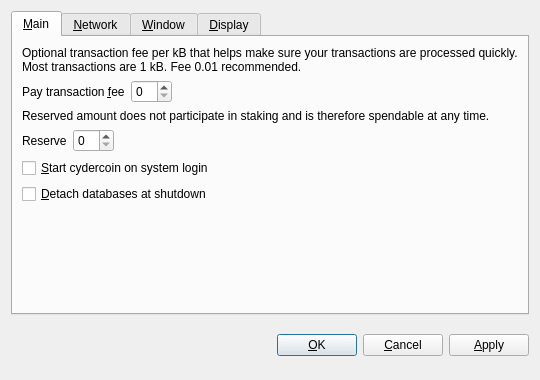
<?xml version="1.0" encoding="UTF-8"?>
<ui version="4.0">
 <class>OptionsDialog</class>
 <widget class="QDialog" name="OptionsDialog">
  <property name="geometry">
   <rect>
    <x>0</x>
    <y>0</y>
    <width>540</width>
    <height>380</height>
   </rect>
  </property>
  <property name="windowTitle">
   <string>Options</string>
  </property>
  <property name="modal">
   <bool>true</bool>
  </property>
  <layout class="QVBoxLayout" name="verticalLayout">
   <item>
    <widget class="QTabWidget" name="tabWidget">
     <property name="tabPosition">
      <enum>QTabWidget::North</enum>
     </property>
     <property name="currentIndex">
      <number>0</number>
     </property>
     <widget class="QWidget" name="tabMain">
      <attribute name="title">
       <string>&amp;Main</string>
      </attribute>
      <layout class="QVBoxLayout" name="verticalLayout_Main">
       <item>
        <widget class="QLabel" name="transactionFeeInfoLabel">
         <property name="text">
          <string>Optional transaction fee per kB that helps make sure your transactions are processed quickly. Most transactions are 1 kB. Fee 0.01 recommended.</string>
         </property>
         <property name="textFormat">
          <enum>Qt::PlainText</enum>
         </property>
         <property name="wordWrap">
          <bool>true</bool>
         </property>
        </widget>
       </item>
       <item>
        <layout class="QHBoxLayout" name="horizontalLayoutFee">
         <item>
          <widget class="QLabel" name="transactionFeeLabel">
           <property name="text">
            <string>Pay transaction &amp;fee</string>
           </property>
           <property name="textFormat">
            <enum>Qt::PlainText</enum>
           </property>
           <property name="buddy">
            <cstring>transactionFee</cstring>
           </property>
          </widget>
         </item>
         <item>
          <widget class="BitcoinAmountField" name="transactionFee"/>
         </item>
         <item>
          <spacer name="horizontalSpacerFee">
           <property name="orientation">
            <enum>Qt::Horizontal</enum>
           </property>
           <property name="sizeHint" stdset="0">
            <size>
             <width>40</width>
             <height>20</height>
            </size>
           </property>
          </spacer>
         </item>
        </layout>
       </item>
       <item>
        <widget class="QLabel" name="reserveBalanceInfoLabel">
         <property name="text">
          <string>Reserved amount does not participate in staking and is therefore spendable at any time.</string>
         </property>
         <property name="textFormat">
          <enum>Qt::PlainText</enum>
         </property>
         <property name="wordWrap">
          <bool>true</bool>
         </property>
        </widget>
       </item>
       <item>
        <layout class="QHBoxLayout" name="horizontalLayoutReserveBalance">
         <item>
          <widget class="QLabel" name="reserveBalanceLabel">
           <property name="text">
            <string>Reserve</string>
           </property>
           <property name="textFormat">
            <enum>Qt::PlainText</enum>
           </property>
           <property name="buddy">
            <cstring>reserveBalance</cstring>
           </property>
          </widget>
         </item>
         <item>
          <widget class="BitcoinAmountField" name="reserveBalance"/>
         </item>
         <item>
          <spacer name="horizontalSpacerReserveBalance">
           <property name="orientation">
            <enum>Qt::Horizontal</enum>
           </property>
           <property name="sizeHint" stdset="0">
            <size>
             <width>40</width>
             <height>20</height>
            </size>
           </property>
          </spacer>
         </item>
        </layout>
       </item>
       <item>
        <widget class="QCheckBox" name="bitcoinAtStartup">
         <property name="toolTip">
          <string>Automatically start cydercoin after logging in to the system.</string>
         </property>
         <property name="text">
          <string>&amp;Start cydercoin on system login</string>
         </property>
        </widget>
       </item>
       <item>
        <widget class="QCheckBox" name="detachDatabases">
         <property name="toolTip">
          <string>Detach block and address databases at shutdown. This means they can be moved to another data directory, but it slows down shutdown. The wallet is always detached.</string>
         </property>
         <property name="text">
          <string>&amp;Detach databases at shutdown</string>
         </property>
        </widget>
       </item>
       <item>
        <spacer name="verticalSpacer_Main">
         <property name="orientation">
          <enum>Qt::Vertical</enum>
         </property>
         <property name="sizeHint" stdset="0">
          <size>
           <width>20</width>
           <height>40</height>
          </size>
         </property>
        </spacer>
       </item>
      </layout>
     </widget>
     <widget class="QWidget" name="tabNetwork">
      <attribute name="title">
       <string>&amp;Network</string>
      </attribute>
      <layout class="QVBoxLayout" name="verticalLayout_Network">
       <item>
        <widget class="QCheckBox" name="mapPortUpnp">
         <property name="toolTip">
          <string>Automatically open the cydercoin client port on the router. This only works when your router supports UPnP and it is enabled.</string>
         </property>
         <property name="text">
          <string>Map port using &amp;UPnP</string>
         </property>
        </widget>
       </item>
       <item>
        <widget class="QCheckBox" name="connectSocks">
         <property name="toolTip">
          <string>Connect to the cydercoin network through a SOCKS proxy (e.g. when connecting through Tor).</string>
         </property>
         <property name="text">
          <string>&amp;Connect through SOCKS proxy:</string>
         </property>
        </widget>
       </item>
       <item>
        <layout class="QHBoxLayout" name="horizontalLayout_Network">
         <item>
          <widget class="QLabel" name="proxyIpLabel">
           <property name="text">
            <string>Proxy &amp;IP:</string>
           </property>
           <property name="textFormat">
            <enum>Qt::PlainText</enum>
           </property>
           <property name="buddy">
            <cstring>proxyIp</cstring>
           </property>
          </widget>
         </item>
         <item>
          <widget class="QValidatedLineEdit" name="proxyIp">
           <property name="maximumSize">
            <size>
             <width>140</width>
             <height>16777215</height>
            </size>
           </property>
           <property name="toolTip">
            <string>IP address of the proxy (e.g. 127.0.0.1)</string>
           </property>
          </widget>
         </item>
         <item>
          <widget class="QLabel" name="proxyPortLabel">
           <property name="text">
            <string>&amp;Port:</string>
           </property>
           <property name="textFormat">
            <enum>Qt::PlainText</enum>
           </property>
           <property name="buddy">
            <cstring>proxyPort</cstring>
           </property>
          </widget>
         </item>
         <item>
          <widget class="QLineEdit" name="proxyPort">
           <property name="maximumSize">
            <size>
             <width>55</width>
             <height>16777215</height>
            </size>
           </property>
           <property name="toolTip">
            <string>Port of the proxy (e.g. 9050)</string>
           </property>
          </widget>
         </item>
         <item>
          <widget class="QLabel" name="socksVersionLabel">
           <property name="text">
            <string>SOCKS &amp;Version:</string>
           </property>
           <property name="textFormat">
            <enum>Qt::PlainText</enum>
           </property>
           <property name="buddy">
            <cstring>socksVersion</cstring>
           </property>
          </widget>
         </item>
         <item>
          <widget class="QValueComboBox" name="socksVersion">
           <property name="toolTip">
            <string>SOCKS version of the proxy (e.g. 5)</string>
           </property>
          </widget>
         </item>
         <item>
          <spacer name="horizontalSpacer_Network">
           <property name="orientation">
            <enum>Qt::Horizontal</enum>
           </property>
           <property name="sizeHint" stdset="0">
            <size>
             <width>40</width>
             <height>20</height>
            </size>
           </property>
          </spacer>
         </item>
        </layout>
       </item>
       <item>
        <spacer name="verticalSpacer_Network">
         <property name="orientation">
          <enum>Qt::Vertical</enum>
         </property>
         <property name="sizeHint" stdset="0">
          <size>
           <width>20</width>
           <height>40</height>
          </size>
         </property>
        </spacer>
       </item>
      </layout>
     </widget>
     <widget class="QWidget" name="tabWindow">
      <attribute name="title">
       <string>&amp;Window</string>
      </attribute>
      <layout class="QVBoxLayout" name="verticalLayout_Window">
       <item>
        <widget class="QCheckBox" name="minimizeToTray">
         <property name="toolTip">
          <string>Show only a tray icon after minimizing the window.</string>
         </property>
         <property name="text">
          <string>&amp;Minimize to the tray instead of the taskbar</string>
         </property>
        </widget>
       </item>
       <item>
        <widget class="QCheckBox" name="minimizeOnClose">
         <property name="toolTip">
          <string>Minimize instead of exit the application when the window is closed. When this option is enabled, the application will be closed only after selecting Quit in the menu.</string>
         </property>
         <property name="text">
          <string>M&amp;inimize on close</string>
         </property>
        </widget>
       </item>
       <item>
        <spacer name="verticalSpacer_Window">
         <property name="orientation">
          <enum>Qt::Vertical</enum>
         </property>
         <property name="sizeHint" stdset="0">
          <size>
           <width>20</width>
           <height>40</height>
          </size>
         </property>
        </spacer>
       </item>
      </layout>
     </widget>
     <widget class="QWidget" name="tabDisplay">
      <attribute name="title">
       <string>&amp;Display</string>
      </attribute>
      <layout class="QVBoxLayout" name="verticalLayout_Display">
       <item>
        <layout class="QHBoxLayout" name="horizontalLayout_1_Display">
         <item>
          <widget class="QLabel" name="langLabel">
           <property name="text">
            <string>User Interface &amp;language:</string>
           </property>
           <property name="textFormat">
            <enum>Qt::PlainText</enum>
           </property>
           <property name="buddy">
            <cstring>lang</cstring>
           </property>
          </widget>
         </item>
         <item>
          <widget class="QValueComboBox" name="lang">
           <property name="toolTip">
            <string>The user interface language can be set here. This setting will take effect after restarting cydercoin.</string>
           </property>
          </widget>
         </item>
        </layout>
       </item>
       <item>
        <layout class="QHBoxLayout" name="horizontalLayout_2_Display">
         <item>
          <widget class="QLabel" name="unitLabel">
           <property name="text">
            <string>&amp;Unit to show amounts in:</string>
           </property>
           <property name="textFormat">
            <enum>Qt::PlainText</enum>
           </property>
           <property name="buddy">
            <cstring>unit</cstring>
           </property>
          </widget>
         </item>
         <item>
          <widget class="QValueComboBox" name="unit">
           <property name="toolTip">
            <string>Choose the default subdivision unit to show in the interface and when sending coins.</string>
           </property>
          </widget>
         </item>
        </layout>
       </item>
       <item>
        <widget class="QCheckBox" name="displayAddresses">
         <property name="toolTip">
          <string>Whether to show cydercoin addresses in the transaction list or not.</string>
         </property>
         <property name="text">
          <string>&amp;Display addresses in transaction list</string>
         </property>
        </widget>
       </item>
       <item>
        <widget class="QCheckBox" name="coinControlFeatures">
         <property name="toolTip">
          <string>Whether to show coin control features or not.</string>
         </property>
         <property name="text">
          <string>Display coin &amp;control features (experts only!)</string>
         </property>
        </widget>
       </item>
       <item>
        <spacer name="verticalSpacer_Display">
         <property name="orientation">
          <enum>Qt::Vertical</enum>
         </property>
         <property name="sizeHint" stdset="0">
          <size>
           <width>20</width>
           <height>40</height>
          </size>
         </property>
        </spacer>
       </item>
      </layout>
     </widget>
    </widget>
   </item>
   <item>
    <layout class="QHBoxLayout" name="horizontalLayout_Buttons">
     <item>
      <spacer name="horizontalSpacer_1">
       <property name="orientation">
        <enum>Qt::Horizontal</enum>
       </property>
       <property name="sizeHint" stdset="0">
        <size>
         <width>40</width>
         <height>48</height>
        </size>
       </property>
      </spacer>
     </item>
     <item>
      <widget class="QLabel" name="statusLabel">
       <property name="font">
        <font>
         <weight>75</weight>
         <bold>true</bold>
        </font>
       </property>
       <property name="text">
        <string/>
       </property>
       <property name="textFormat">
        <enum>Qt::PlainText</enum>
       </property>
       <property name="wordWrap">
        <bool>true</bool>
       </property>
      </widget>
     </item>
     <item>
      <spacer name="horizontalSpacer_2">
       <property name="orientation">
        <enum>Qt::Horizontal</enum>
       </property>
       <property name="sizeHint" stdset="0">
        <size>
         <width>40</width>
         <height>48</height>
        </size>
       </property>
      </spacer>
     </item>
     <item>
      <widget class="QPushButton" name="okButton">
       <property name="text">
        <string>&amp;OK</string>
       </property>
      </widget>
     </item>
     <item>
      <widget class="QPushButton" name="cancelButton">
       <property name="text">
        <string>&amp;Cancel</string>
       </property>
       <property name="autoDefault">
        <bool>false</bool>
       </property>
      </widget>
     </item>
     <item>
      <widget class="QPushButton" name="applyButton">
       <property name="text">
        <string>&amp;Apply</string>
       </property>
       <property name="autoDefault">
        <bool>false</bool>
       </property>
      </widget>
     </item>
    </layout>
   </item>
  </layout>
 </widget>
 <customwidgets>
  <customwidget>
   <class>BitcoinAmountField</class>
   <extends>QSpinBox</extends>
   <header>bitcoinamountfield.h</header>
  </customwidget>
  <customwidget>
   <class>QValueComboBox</class>
   <extends>QComboBox</extends>
   <header>qvaluecombobox.h</header>
  </customwidget>
  <customwidget>
   <class>QValidatedLineEdit</class>
   <extends>QLineEdit</extends>
   <header>qvalidatedlineedit.h</header>
  </customwidget>
 </customwidgets>
 <resources/>
 <connections/>
</ui>
